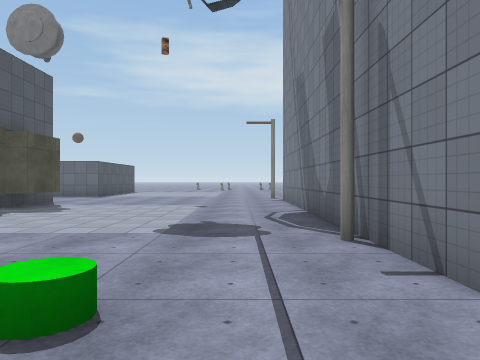
view 1 (above)

24 first-person views from a walk through a Unity game level. The camera is 1.4 m above the floor, looks level and sees 70° across. The floor is counted in squares, 2 m on a side. Each view is taken from the middle of a square. On the plan, view 1 faces up. The plan holds only what a view shows up to about 11 squares ahead; the rest is blank. The place goes on beyond the plan. The player character is not drawn. Some surface patterns are stand-ins.

view 2
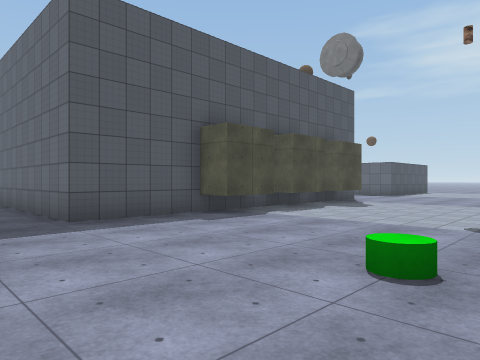

view 3
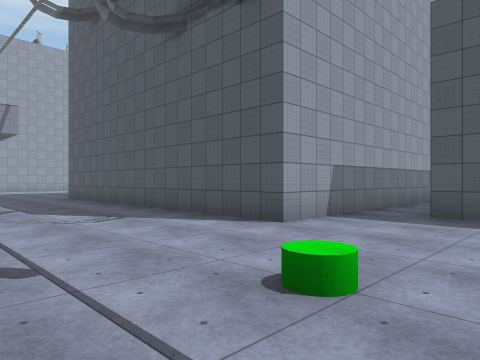

view 4
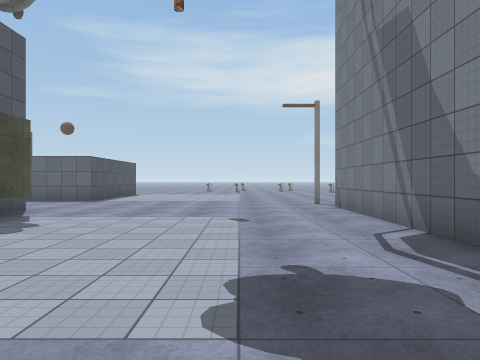

view 5
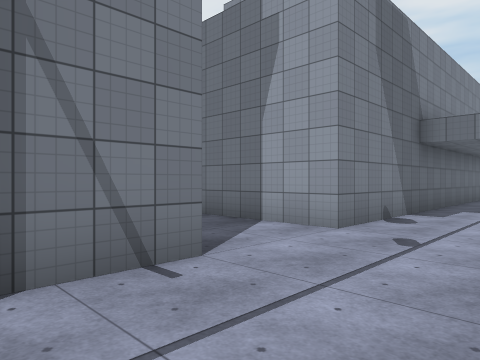

view 6
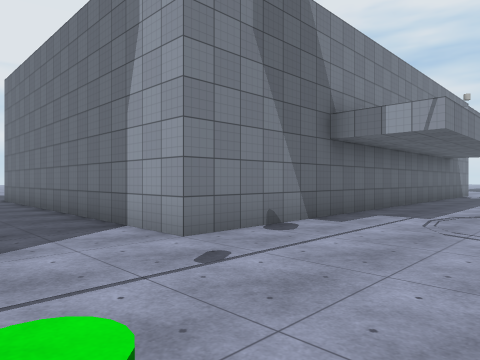

view 7
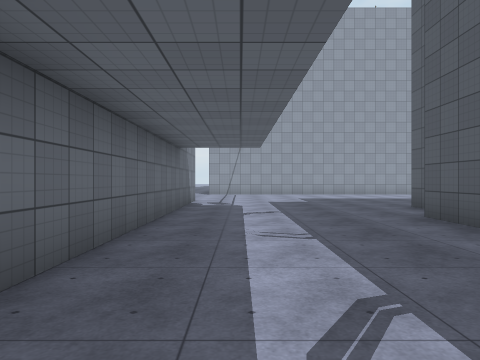

view 8
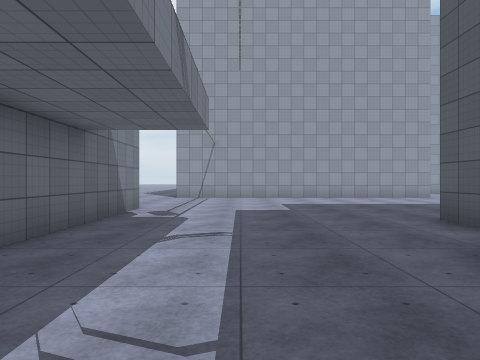

view 9
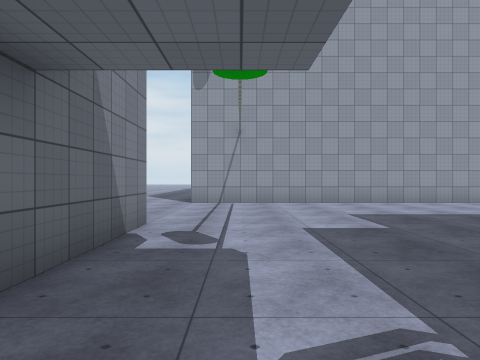

view 10
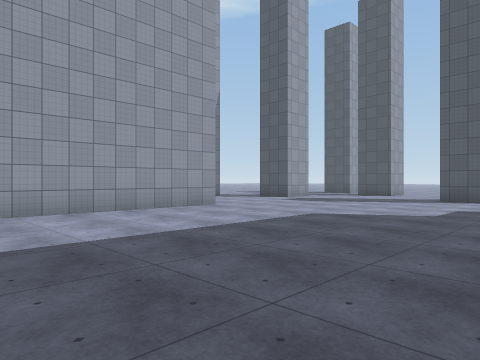

view 11
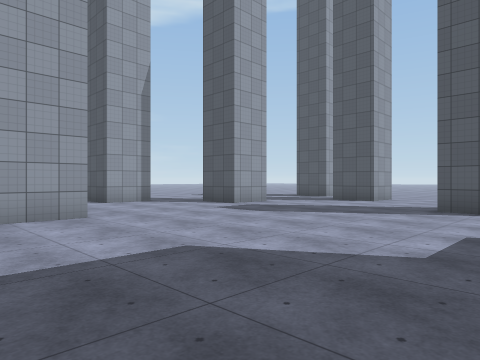

view 12
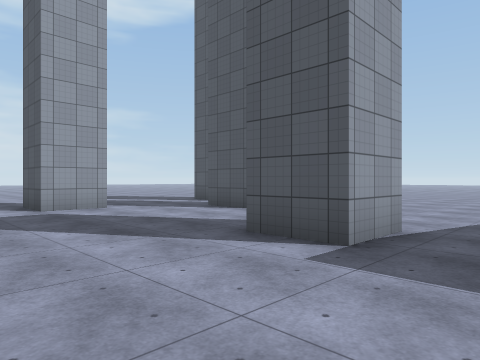

view 13
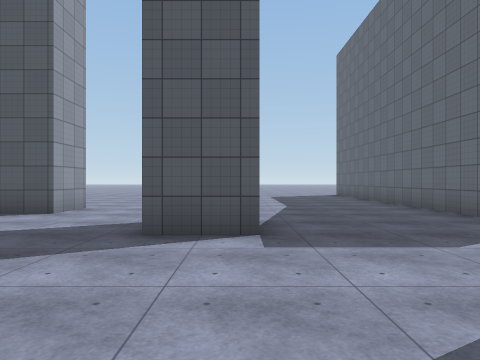

view 14
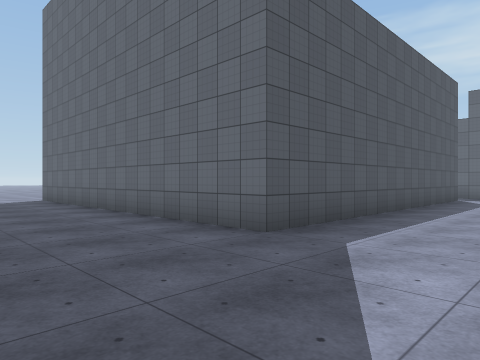

view 15
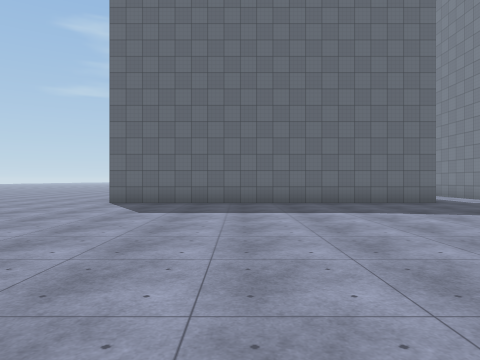

view 16
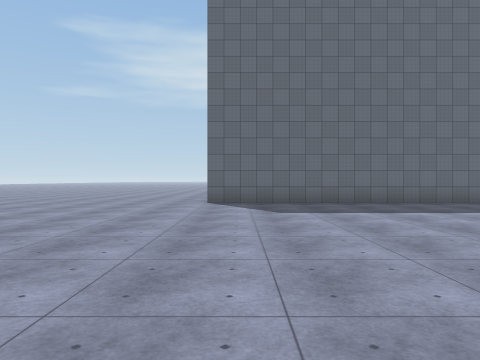

view 17
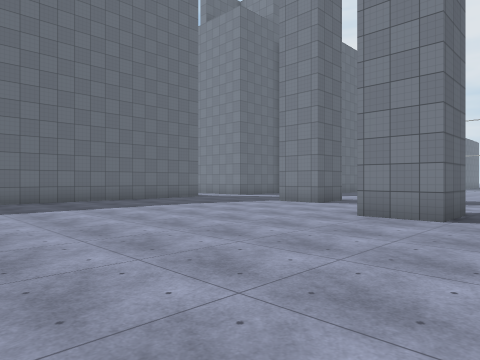

view 18
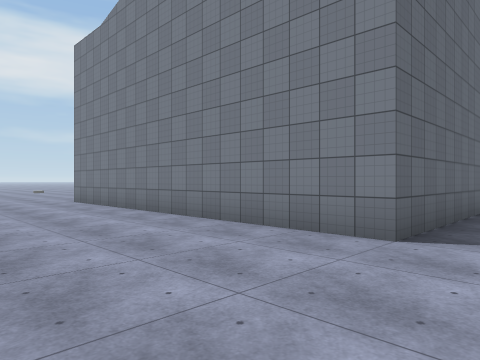

view 19
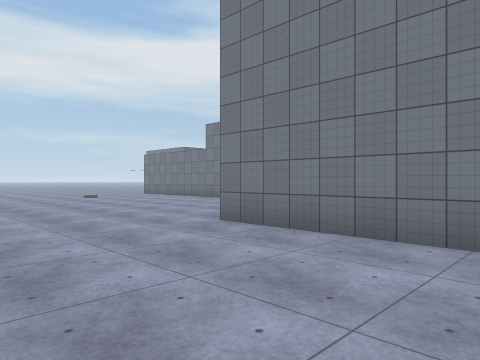

view 20
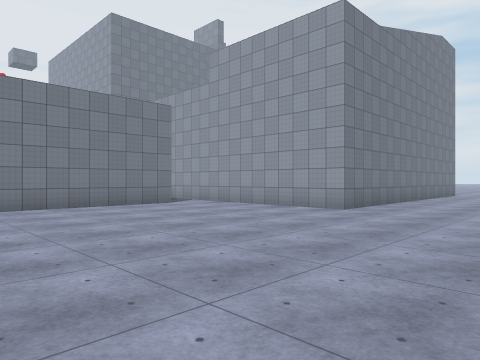

view 21
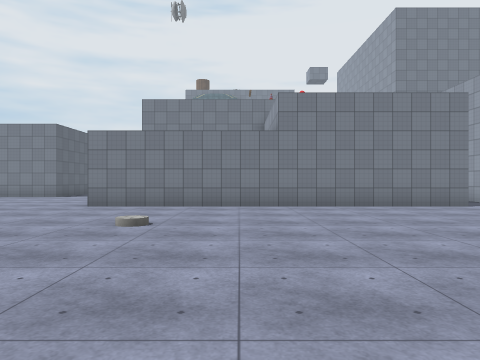

view 22
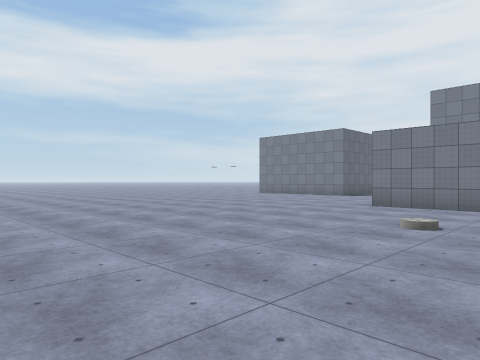

view 23
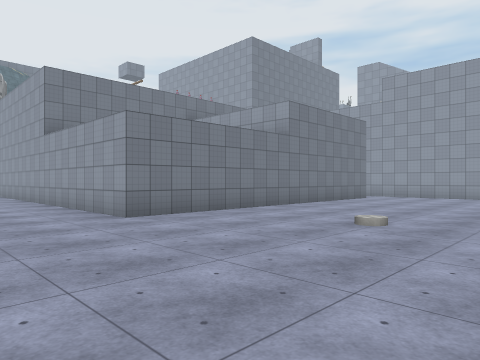

view 24
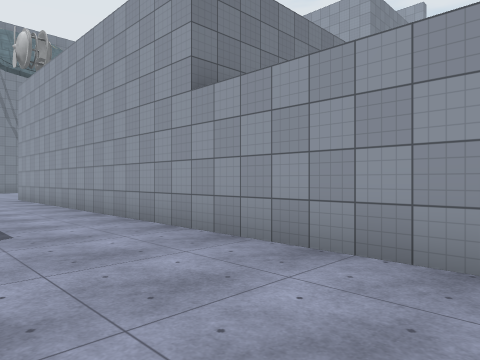

### Floor plan
Points are (right, up) in squares from view 1. A wall is a line through its corners. A room is listed if a view was taken in it or the views show most of it. See-through windows are left out.
Room 1 (views 1, 2, 3, 4, 5, 6, 7, 8, 9, 10, 11, 12, 13, 14, 15, 16, 17, 18, 19, 20, 21, 22, 23, 24)
walls: (-16, -1.4) (-16, -10.5) (-26, -10.5) (-26, -0.5) (-21.9, -0.5); (-11.1, -0.5) (-3.5, -0.5) (-3.5, -10.5); (-15.9, -14.7) (-14.4, -14.7) (-14.4, -16.2); (-21, 1) (-21, 11) (-7.5, 11); (-15.1, -16.3) (-15.9, -16.3) (-15.9, -15.5); (-4.5, -12) (-4.5, -13); (-17.1, -18.9) (-17.1, -20.4) (-18.6, -20.4) (-18.6, -18.9) (-17.1, -18.9); (-5.1, 5.2) (-5.1, 3.8) (-6, 3.8); (-8.5, -20.5) (1.5, -20.5); (-14.8, -21.5) (-13.3, -21.5) (-13.3, -22.5); (-6, 7.4) (-6, 1) (-11.4, 1); (-5.1, 7.5) (-5.1, 6); (1.5, 2) (1.5, 12); (-5.1, 9.8) (-5.1, 8.3) (-5.6, 8.3); (1.5, -15.5) (1.5, -0.5) (6.5, -0.5)
low walls: (-6, 11) (-6, 7.5)
ways out: opening at (0, 14)
objects: other object (-1, 2)

Where each view was taken, in squares from view 1:
view 1: 0 up, 0 right, facing up
view 2: 1 down, 0 right, facing up-left
view 3: 3 up, 1 right, facing down-left
view 4: 3 up, 1 left, facing up
view 5: 4 up, 1 left, facing down-right
view 6: 2 up, 2 left, facing down-right
view 7: 4 down, 0 right, facing down
view 8: 7 down, 1 left, facing down
view 9: 10 down, 0 right, facing down
view 10: 13 down, 2 left, facing down-left
view 11: 14 down, 6 left, facing down-left
view 12: 13 down, 11 left, facing down-left
view 13: 15 down, 10 left, facing left
view 14: 14 down, 13 left, facing up-left
view 15: 21 down, 22 left, facing up
view 16: 21 down, 25 left, facing up
view 17: 22 down, 25 left, facing up-right
view 18: 12 down, 30 left, facing up-right
view 19: 5 down, 30 left, facing up-right
view 20: 7 up, 30 left, facing down-right
view 21: 7 up, 30 left, facing right
view 22: 7 up, 30 left, facing up-right
view 23: 14 up, 27 left, facing down-right
view 24: 14 up, 20 left, facing down-right
